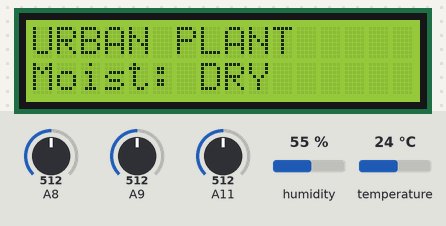
Recording of a sketch running on a simulated Arduino Mega 2560, built with avr-gcc and run on an emulated ATmega2560. On the bench: 16×2 character LCD. The inputs (shaded band) are chosen by the test bench; at power-on: A11 = 512, A9 = 512, A8 = 512, humidity 55 %, temperature 24 °C. The modem accepts every AT command (registered, SIM ready, sends succeed) and sends nothing else; what the sketch prints to the serial monitor is not drawn.

Above: at 16.0 s.
16.1 s: A11 set to 483
At 18.9 s:
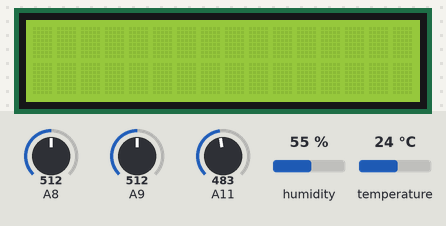
31.1 s: A9 set to 482
At 34.8 s:
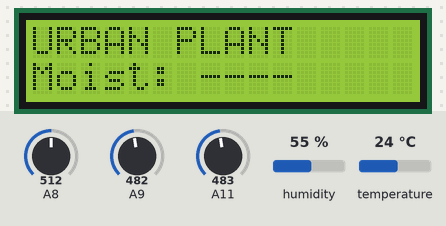
52.8 s: A8 set to 370
At 58.8 s:
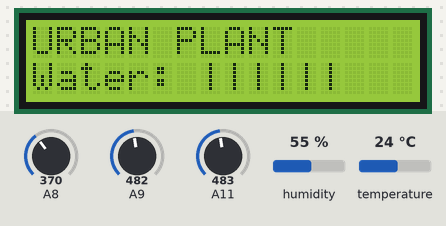
68.4 s: A9 set to 370
At 68.7 s:
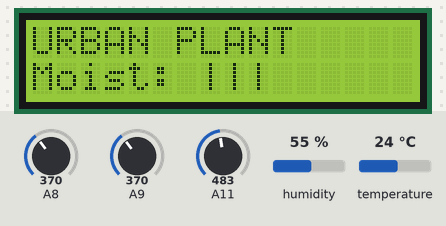
Timing chart, 0 to 71.4 s (numbered marks = the images above; inputs shaded):
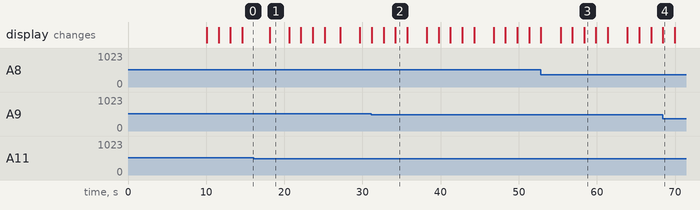

Measured:
- the behaviour switches between 500 and 499 on A11 (found by bisection; images 0 and 1)
- the behaviour switches between 500 and 499 on A9 (found by bisection; images 1 and 2)
- after the input at 16.1 s, the display: changes after 2.0 s (image 1)
- after the input at 31.1 s, the display: first differs from a run without the input after 3.1 s (image 2)
- after the input at 52.8 s, the display: first differs from a run without the input after 5.6 s (image 3)
- after the input at 68.4 s, the display: changes at once (image 4)
- what the display in image 1 shows lasts 2.5 s, from 18.1 s to 20.6 s

The sketch:

sketch_feb09a.ino
```cpp
//Sample using LiquidCrystal library
#include <LiquidCrystal.h>
#include <Stepper.h>
#include <dht.h>

/*******************************************************

This program will test the LCD panel and the buttons
Mark Bramwell, July 2010

********************************************************/

const char* title = "URBAN PLANT";
dht DHT;

#define STEPS 200
Stepper stepper(STEPS,26,28);


#include <SoftwareSerial.h>

SoftwareSerial mySerial(23, 25); // RX, TX
// 2013:3:40964

String Arsp, Grsp;

// select the pins used on the LCD panel
LiquidCrystal lcd(8,9, 4, 5, 6, 7);

#define DHT22_PIN 30

// define some values used by the panel and buttons
int lcd_key     = 0;
int adc_key_in  = 0;
#define btnRIGHT  0
#define btnUP     1
#define btnDOWN   2
#define btnLEFT   3
#define btnSELECT 4
#define btnNONE   5

// read the buttons
int read_LCD_buttons()
{
 adc_key_in = analogRead(0);      // read the value from the sensor
 // my buttons when read are centered at these valies: 0, 144, 329, 504, 741
 // we add approx 50 to those values and check to see if we are close
 if (adc_key_in > 1000) return btnNONE; // We make this the 1st option for speed reasons since it will be the most likely result
 // For V1.1 us this threshold
 if (adc_key_in < 50)   return btnRIGHT;
 if (adc_key_in < 250)  return btnUP;
 if (adc_key_in < 450)  return btnDOWN;
 if (adc_key_in < 650)  return btnLEFT;
 if (adc_key_in < 850)  return btnSELECT;

 // For V1.0 comment the other threshold and use the one below:
/*
 if (adc_key_in < 50)   return btnRIGHT;
 if (adc_key_in < 195)  return btnUP;
 if (adc_key_in < 380)  return btnDOWN;
 if (adc_key_in < 555)  return btnLEFT;
 if (adc_key_in < 790)  return btnSELECT;
*/


 return btnNONE;  // when all others fail, return this...
}

void setup(){

   Serial.begin(115200);
   lcd.begin(16, 2);              // start the library
   lcd.setCursor(0,0);
    // print a simple message
   lcd.print("INITIALIZING...");
   Serial1.begin(115200);
   delay(10000);
   Serial1.println("AT+CMGF=1");

   Serial.print(Serial1.read());
   lcd.print("URBAN PLANT");

   mySerial.begin(9600);
}

void loop(){

  dispHumidity();
  dispTemp();
  dispWaterLvl();
  dispSoilMoisture();

  mySerial.print("\n");

  serialOut();
  sendSMS();
  lcd.setCursor(0,0);
  lcd.print(title);
  lcd.setCursor(0,1);
  lcd.print("--Waiting--");
  //delay(60000);
}

void serialOut(){

  int chk = DHT.read22(DHT22_PIN);

  switch (chk)
  {
    case DHTLIB_OK:
    //Serial.print("OK,t");
    break;
    case DHTLIB_ERROR_CHECKSUM:
    Serial.print("Checksum error,t");
    break;
    case DHTLIB_ERROR_TIMEOUT:
    Serial.print("Time out error,t");
    break;
    default:
    Serial.print("Unknown error,t");
    break;
  }
  // DISPLAY DATA
  Serial.print("Humidity:");
//  mySerial.print(DHT.humidity, 1);
  Serial.print(DHT.humidity, 1);
  Serial.print(",t");
  Serial.print("Temp: ");
//  mySerial.println(",");
  Serial.println(DHT.temperature, 1);
//  mySerial.print(DHT.temperature, 1);
}

void sendSMS(){
    //Serial1.println();
    Serial1.print("AT+CMGS=\""); // send the SMS number
    Serial1.print("09497781325");
    Serial1.println("\"");
    delay(1000);
    Serial1.print("STATS:\n"); // SMS body
    Serial1.print("Humidity: ");
    Serial1.print(DHT.humidity,1);
    Serial1.print("% \n Temperature:");
    Serial1.print(DHT.temperature,1);
    Serial1.print("\n Water Level: ");

    int waterLvl = analogRead(A8);

   if(waterLvl >= 700){
      Serial1.print("EMPTY");
    }
    else if(waterLvl <= 500 && waterLvl >= 400){
      Serial1.print("|||");
    }
    else if(waterLvl <= 380 && waterLvl >= 360){
      Serial1.print("||||||");
    }
    else if(waterLvl <= 360 && waterLvl >= 320){
      Serial1.print("||||||||");
    }
    else{
      Serial1.print("|||||||||");
    }


    Serial1.print("\n Moisture: ");

  int moistLvl = analogRead(A11);

    if(moistLvl >= 500){
      Serial1.print("DRY");
      }
    else if(moistLvl <= 400 && moistLvl >= 350){
      Serial1.print("|||");
    }
    else if(moistLvl <= 350 && moistLvl >= 300){
      Serial1.print("||||||");
    }
    else if(moistLvl <= 300 && moistLvl >= 200){
      Serial1.print("|||||||||");
    }
    else{
      Serial1.print("||||||||||");
    }

    Serial1.print("\n\nPlant Monitoring");

    delay(500);

    Serial1.write(0x1A);
    Serial1.write(0x0D);
    Serial1.write(0x0A);

    if(Serial1.available())
  {
    Grsp = Serial1.readString();
    Serial.println(Grsp);
  }
}

void dispHumidity(){

 lcd.setCursor(0,0);
 lcd.print(title);
 lcd.setCursor(0,1);
 lcd.print("Humidity: ");
// mySerial.println(DHT.humidity, 1);

 lcd.print(DHT.humidity,1);
 lcd.print("%");
 delay(1500);
 lcd.clear();

 mySerial.print(DHT.humidity,1);
 mySerial.print(",");
}

void dispTemp(){

 lcd.setCursor(0,0);
 lcd.print(title);
 lcd.setCursor(0,1);
 lcd.print("Temp.: ");
 lcd.print(DHT.temperature,1);
 lcd.print((char)0xDF);
 lcd.print("C");
 delay(1500);
 lcd.clear();

 mySerial.print(DHT.temperature,1);
 mySerial.print(",");

// if((DHT.temperature,1) >= 31.0f){
//  startMotor();
// }
// else{
//  stopMotor();
// }
digitalWrite(22,HIGH);
  digitalWrite(24,HIGH);

}

void startPump(){
   stepper.step(STEPS);
}

void stopPump(){
  digitalWrite(22,LOW);
  digitalWrite(24,LOW);
}

void dispWaterLvl(){

 int waterLvl = analogRead(A8);

 lcd.setCursor(0,0);
 lcd.print(title);
 lcd.setCursor(0,1);
 lcd.print("Water: ");
 //lcd.print(waterLvl);

 if(waterLvl >= 700){
    lcd.print("EMPTY");
    mySerial.print("0,");
  }
  else if(waterLvl <= 500 && waterLvl >= 400){
    lcd.print("|||");
    mySerial.print("30,");
  }
  else if(waterLvl <= 380 && waterLvl >= 360){
    lcd.print("||||||");
    mySerial.print("60,");
  }
  else if(waterLvl <= 360 && waterLvl >= 320){
    lcd.print("|||||||||");
    mySerial.print("90,");
  }
  else{
    mySerial.print("100,");
    lcd.print("---");
  }
 //lcd.print((char)0xDF);
 //lcd.print("C");
 delay(1500);
 lcd.clear();
}

void dispSoilMoisture(){

  int moistLvl = analogRead(A9);

  lcd.setCursor(0,0);
  lcd.print(title);
  lcd.setCursor(0,1);
  lcd.print("Moist: ");
 //lcd.print(moistLvl);

  if(moistLvl >= 500){

    mySerial.print("30");

    lcd.print("DRY");

    while(moistLvl >= 500){

      moistLvl = analogRead(A11);

//      stepper.step(STEPS);
      startMotor();
      delay(500);
    }

    stopMotor();
//     stopMotor();
  }
  else if(moistLvl <= 400 && moistLvl >= 350){
    lcd.print("|||");
    mySerial.print("60");
  }
  else if(moistLvl <= 350 && moistLvl >= 300){
    lcd.print("||||||");
    mySerial.print("90");
  }
  else if(moistLvl <= 300 && moistLvl >= 200){
    lcd.print("|||||||||");
    mySerial.print("100");
  }
  else{
    mySerial.print("0");
    lcd.print("----");
  }

  Serial.print(moistLvl);

 //lcd.print((char)0xDF);
 //lcd.print("C");
 delay(1500);
 lcd.clear();
}

//Stops motor from running.
void stopMotor(){
  digitalWrite(26,LOW);
  digitalWrite(28,LOW);
}
//Stops motor from running.
void startMotor(){
  digitalWrite(26,HIGH);
  digitalWrite(28,HIGH);
}
```
